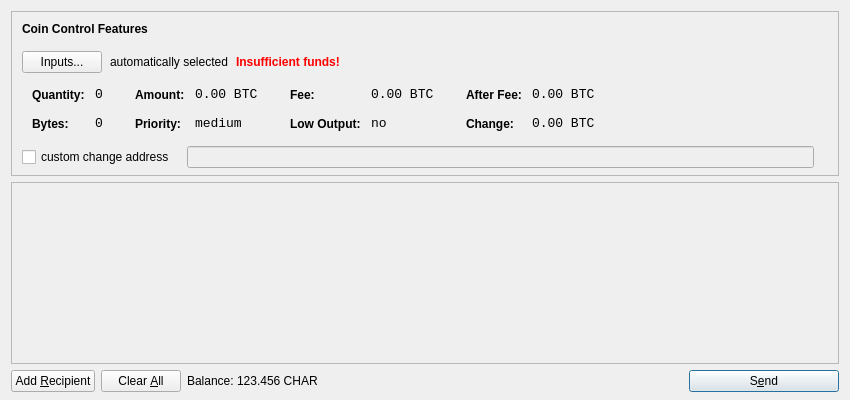
<?xml version="1.0" encoding="UTF-8"?>
<ui version="4.0">
 <class>SendCoinsDialog</class>
 <widget class="QDialog" name="SendCoinsDialog">
  <property name="geometry">
   <rect>
    <x>0</x>
    <y>0</y>
    <width>850</width>
    <height>400</height>
   </rect>
  </property>
  <property name="windowTitle">
   <string>Send Coins</string>
  </property>
  <layout class="QVBoxLayout" name="verticalLayout" stretch="0,1,0">
   <property name="bottomMargin">
    <number>8</number>
   </property>
   <item>
    <widget class="QFrame" name="frameCoinControl">
     <property name="sizePolicy">
      <sizepolicy hsizetype="Expanding" vsizetype="Expanding">
       <horstretch>0</horstretch>
       <verstretch>0</verstretch>
      </sizepolicy>
     </property>
     <property name="maximumSize">
      <size>
       <width>16777215</width>
       <height>16777215</height>
      </size>
     </property>
     <property name="frameShape">
      <enum>QFrame::StyledPanel</enum>
     </property>
     <property name="frameShadow">
      <enum>QFrame::Sunken</enum>
     </property>
     <layout class="QVBoxLayout" name="verticalLayoutCoinControl2">
      <property name="spacing">
       <number>-1</number>
      </property>
      <property name="leftMargin">
       <number>0</number>
      </property>
      <property name="topMargin">
       <number>0</number>
      </property>
      <property name="rightMargin">
       <number>0</number>
      </property>
      <property name="bottomMargin">
       <number>6</number>
      </property>
      <item>
       <layout class="QVBoxLayout" name="verticalLayoutCoinControl" stretch="0,0,0,0,1">
        <property name="spacing">
         <number>0</number>
        </property>
        <property name="leftMargin">
         <number>10</number>
        </property>
        <property name="topMargin">
         <number>10</number>
        </property>
        <item>
         <layout class="QHBoxLayout" name="horizontalLayoutCoinControl1">
          <property name="bottomMargin">
           <number>15</number>
          </property>
          <item>
           <widget class="QLabel" name="labelCoinControlFeatures">
            <property name="sizePolicy">
             <sizepolicy hsizetype="Preferred" vsizetype="Maximum">
              <horstretch>0</horstretch>
              <verstretch>0</verstretch>
             </sizepolicy>
            </property>
            <property name="font">
             <font>
              <weight>75</weight>
              <bold>true</bold>
             </font>
            </property>
            <property name="styleSheet">
             <string notr="true">font-weight:bold;</string>
            </property>
            <property name="text">
             <string>Coin Control Features</string>
            </property>
           </widget>
          </item>
         </layout>
        </item>
        <item>
         <layout class="QHBoxLayout" name="horizontalLayoutCoinControl2" stretch="0,0,0,0">
          <property name="spacing">
           <number>8</number>
          </property>
          <property name="bottomMargin">
           <number>10</number>
          </property>
          <item>
           <widget class="QPushButton" name="pushButtonCoinControl">
            <property name="styleSheet">
             <string notr="true"/>
            </property>
            <property name="text">
             <string>Inputs...</string>
            </property>
           </widget>
          </item>
          <item>
           <widget class="QLabel" name="labelCoinControlAutomaticallySelected">
            <property name="text">
             <string>automatically selected</string>
            </property>
            <property name="margin">
             <number>5</number>
            </property>
           </widget>
          </item>
          <item>
           <widget class="QLabel" name="labelCoinControlInsuffFunds">
            <property name="font">
             <font>
              <weight>75</weight>
              <bold>true</bold>
             </font>
            </property>
            <property name="styleSheet">
             <string notr="true">color:red;font-weight:bold;</string>
            </property>
            <property name="text">
             <string>Insufficient funds!</string>
            </property>
            <property name="margin">
             <number>5</number>
            </property>
           </widget>
          </item>
          <item>
           <spacer name="horizontalSpacerCoinControl">
            <property name="orientation">
             <enum>Qt::Horizontal</enum>
            </property>
            <property name="sizeHint" stdset="0">
             <size>
              <width>40</width>
              <height>1</height>
             </size>
            </property>
           </spacer>
          </item>
         </layout>
        </item>
        <item>
         <widget class="QWidget" name="widgetCoinControl" native="true">
          <property name="sizePolicy">
           <sizepolicy hsizetype="Preferred" vsizetype="Preferred">
            <horstretch>0</horstretch>
            <verstretch>0</verstretch>
           </sizepolicy>
          </property>
          <property name="minimumSize">
           <size>
            <width>0</width>
            <height>0</height>
           </size>
          </property>
          <property name="styleSheet">
           <string notr="true"/>
          </property>
          <layout class="QHBoxLayout" name="horizontalLayoutCoinControl5">
           <property name="margin">
            <number>0</number>
           </property>
           <item>
            <layout class="QHBoxLayout" name="horizontalLayoutCoinControl3" stretch="0,0,0,1">
             <property name="spacing">
              <number>20</number>
             </property>
             <property name="topMargin">
              <number>0</number>
             </property>
             <property name="bottomMargin">
              <number>10</number>
             </property>
             <item>
              <layout class="QFormLayout" name="formLayoutCoinControl1">
               <property name="horizontalSpacing">
                <number>10</number>
               </property>
               <property name="verticalSpacing">
                <number>14</number>
               </property>
               <property name="leftMargin">
                <number>10</number>
               </property>
               <property name="topMargin">
                <number>4</number>
               </property>
               <property name="rightMargin">
                <number>6</number>
               </property>
               <item row="0" column="0">
                <widget class="QLabel" name="labelCoinControlQuantityText">
                 <property name="styleSheet">
                  <string notr="true">font-weight:bold;</string>
                 </property>
                 <property name="text">
                  <string>Quantity:</string>
                 </property>
                 <property name="margin">
                  <number>0</number>
                 </property>
                </widget>
               </item>
               <item row="0" column="1">
                <widget class="QLabel" name="labelCoinControlQuantity">
                 <property name="font">
                  <font>
                   <family>Monospace</family>
                   <pointsize>10</pointsize>
                  </font>
                 </property>
                 <property name="cursor">
                  <cursorShape>IBeamCursor</cursorShape>
                 </property>
                 <property name="contextMenuPolicy">
                  <enum>Qt::ActionsContextMenu</enum>
                 </property>
                 <property name="text">
                  <string notr="true">0</string>
                 </property>
                 <property name="margin">
                  <number>0</number>
                 </property>
                 <property name="textInteractionFlags">
                  <set>Qt::LinksAccessibleByMouse|Qt::TextSelectableByKeyboard|Qt::TextSelectableByMouse</set>
                 </property>
                </widget>
               </item>
               <item row="1" column="0">
                <widget class="QLabel" name="labelCoinControlBytesText">
                 <property name="styleSheet">
                  <string notr="true">font-weight:bold;</string>
                 </property>
                 <property name="text">
                  <string>Bytes:</string>
                 </property>
                </widget>
               </item>
               <item row="1" column="1">
                <widget class="QLabel" name="labelCoinControlBytes">
                 <property name="font">
                  <font>
                   <family>Monospace</family>
                   <pointsize>10</pointsize>
                  </font>
                 </property>
                 <property name="cursor">
                  <cursorShape>IBeamCursor</cursorShape>
                 </property>
                 <property name="contextMenuPolicy">
                  <enum>Qt::ActionsContextMenu</enum>
                 </property>
                 <property name="text">
                  <string notr="true">0</string>
                 </property>
                 <property name="textInteractionFlags">
                  <set>Qt::LinksAccessibleByMouse|Qt::TextSelectableByKeyboard|Qt::TextSelectableByMouse</set>
                 </property>
                </widget>
               </item>
              </layout>
             </item>
             <item>
              <layout class="QFormLayout" name="formLayoutCoinControl2">
               <property name="horizontalSpacing">
                <number>10</number>
               </property>
               <property name="verticalSpacing">
                <number>14</number>
               </property>
               <property name="leftMargin">
                <number>6</number>
               </property>
               <property name="topMargin">
                <number>4</number>
               </property>
               <property name="rightMargin">
                <number>6</number>
               </property>
               <item row="0" column="0">
                <widget class="QLabel" name="labelCoinControlAmountText">
                 <property name="styleSheet">
                  <string notr="true">font-weight:bold;</string>
                 </property>
                 <property name="text">
                  <string>Amount:</string>
                 </property>
                 <property name="margin">
                  <number>0</number>
                 </property>
                </widget>
               </item>
               <item row="0" column="1">
                <widget class="QLabel" name="labelCoinControlAmount">
                 <property name="font">
                  <font>
                   <family>Monospace</family>
                   <pointsize>10</pointsize>
                  </font>
                 </property>
                 <property name="cursor">
                  <cursorShape>IBeamCursor</cursorShape>
                 </property>
                 <property name="contextMenuPolicy">
                  <enum>Qt::ActionsContextMenu</enum>
                 </property>
                 <property name="text">
                  <string notr="true">0.00 BTC</string>
                 </property>
                 <property name="textInteractionFlags">
                  <set>Qt::LinksAccessibleByMouse|Qt::TextSelectableByKeyboard|Qt::TextSelectableByMouse</set>
                 </property>
                </widget>
               </item>
               <item row="1" column="0">
                <widget class="QLabel" name="labelCoinControlPriorityText">
                 <property name="styleSheet">
                  <string notr="true">font-weight:bold;</string>
                 </property>
                 <property name="text">
                  <string>Priority:</string>
                 </property>
                </widget>
               </item>
               <item row="1" column="1">
                <widget class="QLabel" name="labelCoinControlPriority">
                 <property name="font">
                  <font>
                   <family>Monospace</family>
                   <pointsize>10</pointsize>
                  </font>
                 </property>
                 <property name="cursor">
                  <cursorShape>IBeamCursor</cursorShape>
                 </property>
                 <property name="contextMenuPolicy">
                  <enum>Qt::ActionsContextMenu</enum>
                 </property>
                 <property name="text">
                  <string>medium</string>
                 </property>
                 <property name="textInteractionFlags">
                  <set>Qt::LinksAccessibleByMouse|Qt::TextSelectableByKeyboard|Qt::TextSelectableByMouse</set>
                 </property>
                </widget>
               </item>
              </layout>
             </item>
             <item>
              <layout class="QFormLayout" name="formLayoutCoinControl3">
               <property name="horizontalSpacing">
                <number>10</number>
               </property>
               <property name="verticalSpacing">
                <number>14</number>
               </property>
               <property name="leftMargin">
                <number>6</number>
               </property>
               <property name="topMargin">
                <number>4</number>
               </property>
               <property name="rightMargin">
                <number>6</number>
               </property>
               <item row="0" column="0">
                <widget class="QLabel" name="labelCoinControlFeeText">
                 <property name="styleSheet">
                  <string notr="true">font-weight:bold;</string>
                 </property>
                 <property name="text">
                  <string>Fee:</string>
                 </property>
                 <property name="margin">
                  <number>0</number>
                 </property>
                </widget>
               </item>
               <item row="0" column="1">
                <widget class="QLabel" name="labelCoinControlFee">
                 <property name="font">
                  <font>
                   <family>Monospace</family>
                   <pointsize>10</pointsize>
                  </font>
                 </property>
                 <property name="cursor">
                  <cursorShape>IBeamCursor</cursorShape>
                 </property>
                 <property name="contextMenuPolicy">
                  <enum>Qt::ActionsContextMenu</enum>
                 </property>
                 <property name="text">
                  <string notr="true">0.00 BTC</string>
                 </property>
                 <property name="textInteractionFlags">
                  <set>Qt::LinksAccessibleByMouse|Qt::TextSelectableByKeyboard|Qt::TextSelectableByMouse</set>
                 </property>
                </widget>
               </item>
               <item row="1" column="0">
                <widget class="QLabel" name="labelCoinControlLowOutputText">
                 <property name="styleSheet">
                  <string notr="true">font-weight:bold;</string>
                 </property>
                 <property name="text">
                  <string>Low Output:</string>
                 </property>
                </widget>
               </item>
               <item row="1" column="1">
                <widget class="QLabel" name="labelCoinControlLowOutput">
                 <property name="font">
                  <font>
                   <family>Monospace</family>
                   <pointsize>10</pointsize>
                  </font>
                 </property>
                 <property name="cursor">
                  <cursorShape>IBeamCursor</cursorShape>
                 </property>
                 <property name="contextMenuPolicy">
                  <enum>Qt::ActionsContextMenu</enum>
                 </property>
                 <property name="text">
                  <string>no</string>
                 </property>
                 <property name="textInteractionFlags">
                  <set>Qt::LinksAccessibleByMouse|Qt::TextSelectableByKeyboard|Qt::TextSelectableByMouse</set>
                 </property>
                </widget>
               </item>
              </layout>
             </item>
             <item>
              <layout class="QFormLayout" name="formLayoutCoinControl4">
               <property name="horizontalSpacing">
                <number>10</number>
               </property>
               <property name="verticalSpacing">
                <number>14</number>
               </property>
               <property name="leftMargin">
                <number>6</number>
               </property>
               <property name="topMargin">
                <number>4</number>
               </property>
               <property name="rightMargin">
                <number>6</number>
               </property>
               <item row="0" column="0">
                <widget class="QLabel" name="labelCoinControlAfterFeeText">
                 <property name="styleSheet">
                  <string notr="true">font-weight:bold;</string>
                 </property>
                 <property name="text">
                  <string>After Fee:</string>
                 </property>
                 <property name="margin">
                  <number>0</number>
                 </property>
                </widget>
               </item>
               <item row="0" column="1">
                <widget class="QLabel" name="labelCoinControlAfterFee">
                 <property name="font">
                  <font>
                   <family>Monospace</family>
                   <pointsize>10</pointsize>
                  </font>
                 </property>
                 <property name="cursor">
                  <cursorShape>IBeamCursor</cursorShape>
                 </property>
                 <property name="contextMenuPolicy">
                  <enum>Qt::ActionsContextMenu</enum>
                 </property>
                 <property name="text">
                  <string notr="true">0.00 BTC</string>
                 </property>
                 <property name="textInteractionFlags">
                  <set>Qt::LinksAccessibleByMouse|Qt::TextSelectableByKeyboard|Qt::TextSelectableByMouse</set>
                 </property>
                </widget>
               </item>
               <item row="1" column="0">
                <widget class="QLabel" name="labelCoinControlChangeText">
                 <property name="styleSheet">
                  <string notr="true">font-weight:bold;</string>
                 </property>
                 <property name="text">
                  <string>Change:</string>
                 </property>
                </widget>
               </item>
               <item row="1" column="1">
                <widget class="QLabel" name="labelCoinControlChange">
                 <property name="font">
                  <font>
                   <family>Monospace</family>
                   <pointsize>10</pointsize>
                  </font>
                 </property>
                 <property name="cursor">
                  <cursorShape>IBeamCursor</cursorShape>
                 </property>
                 <property name="contextMenuPolicy">
                  <enum>Qt::ActionsContextMenu</enum>
                 </property>
                 <property name="text">
                  <string notr="true">0.00 BTC</string>
                 </property>
                 <property name="textInteractionFlags">
                  <set>Qt::LinksAccessibleByMouse|Qt::TextSelectableByKeyboard|Qt::TextSelectableByMouse</set>
                 </property>
                </widget>
               </item>
              </layout>
             </item>
            </layout>
           </item>
          </layout>
         </widget>
        </item>
        <item>
         <layout class="QHBoxLayout" name="horizontalLayoutCoinControl4" stretch="0,0,0">
          <property name="spacing">
           <number>12</number>
          </property>
          <property name="sizeConstraint">
           <enum>QLayout::SetDefaultConstraint</enum>
          </property>
          <property name="topMargin">
           <number>5</number>
          </property>
          <property name="rightMargin">
           <number>5</number>
          </property>
          <item>
           <widget class="QCheckBox" name="checkBoxCoinControlChange">
            <property name="text">
             <string>custom change address</string>
            </property>
           </widget>
          </item>
          <item>
           <widget class="QLineEdit" name="lineEditCoinControlChange">
            <property name="enabled">
             <bool>false</bool>
            </property>
            <property name="sizePolicy">
             <sizepolicy hsizetype="Expanding" vsizetype="Fixed">
              <horstretch>0</horstretch>
              <verstretch>0</verstretch>
             </sizepolicy>
            </property>
           </widget>
          </item>
          <item>
           <widget class="QLabel" name="labelCoinControlChangeLabel">
            <property name="sizePolicy">
             <sizepolicy hsizetype="Preferred" vsizetype="Expanding">
              <horstretch>0</horstretch>
              <verstretch>0</verstretch>
             </sizepolicy>
            </property>
            <property name="minimumSize">
             <size>
              <width>0</width>
              <height>0</height>
             </size>
            </property>
            <property name="text">
             <string/>
            </property>
            <property name="margin">
             <number>3</number>
            </property>
           </widget>
          </item>
         </layout>
        </item>
        <item>
         <spacer name="verticalSpacerCoinControl">
          <property name="orientation">
           <enum>Qt::Vertical</enum>
          </property>
          <property name="sizeHint" stdset="0">
           <size>
            <width>800</width>
            <height>1</height>
           </size>
          </property>
         </spacer>
        </item>
       </layout>
      </item>
     </layout>
    </widget>
   </item>
   <item>
    <widget class="QScrollArea" name="scrollArea">
     <property name="widgetResizable">
      <bool>true</bool>
     </property>
     <widget class="QWidget" name="scrollAreaWidgetContents">
      <property name="geometry">
       <rect>
        <x>0</x>
        <y>0</y>
        <width>830</width>
        <height>165</height>
       </rect>
      </property>
      <layout class="QVBoxLayout" name="verticalLayout_2">
       <property name="margin">
        <number>0</number>
       </property>
       <item>
        <layout class="QVBoxLayout" name="entries">
         <property name="spacing">
          <number>6</number>
         </property>
        </layout>
       </item>
       <item>
        <spacer name="verticalSpacer">
         <property name="orientation">
          <enum>Qt::Vertical</enum>
         </property>
         <property name="sizeHint" stdset="0">
          <size>
           <width>20</width>
           <height>40</height>
          </size>
         </property>
        </spacer>
       </item>
      </layout>
     </widget>
    </widget>
   </item>
   <item>
    <layout class="QHBoxLayout" name="horizontalLayout">
     <item>
      <widget class="QPushButton" name="addButton">
       <property name="toolTip">
        <string>Send to multiple recipients at once</string>
       </property>
       <property name="text">
        <string>Add &amp;Recipient</string>
       </property>
       <property name="icon">
        <iconset resource="../bitcoin.qrc">
         <normaloff>:/icons/add</normaloff>:/icons/add</iconset>
       </property>
       <property name="autoDefault">
        <bool>false</bool>
       </property>
      </widget>
     </item>
     <item>
      <widget class="QPushButton" name="clearButton">
       <property name="sizePolicy">
        <sizepolicy hsizetype="Minimum" vsizetype="Fixed">
         <horstretch>0</horstretch>
         <verstretch>0</verstretch>
        </sizepolicy>
       </property>
       <property name="toolTip">
        <string>Remove all transaction fields</string>
       </property>
       <property name="text">
        <string>Clear &amp;All</string>
       </property>
       <property name="icon">
        <iconset resource="../bitcoin.qrc">
         <normaloff>:/icons/remove</normaloff>:/icons/remove</iconset>
       </property>
       <property name="autoRepeatDelay">
        <number>300</number>
       </property>
       <property name="autoDefault">
        <bool>false</bool>
       </property>
      </widget>
     </item>
     <item>
      <layout class="QHBoxLayout" name="horizontalLayout_2">
       <property name="spacing">
        <number>3</number>
       </property>
       <item>
        <widget class="QLabel" name="label">
         <property name="text">
          <string>Balance:</string>
         </property>
        </widget>
       </item>
       <item>
        <widget class="QLabel" name="labelBalance">
         <property name="cursor">
          <cursorShape>IBeamCursor</cursorShape>
         </property>
         <property name="text">
          <string>123.456 CHAR</string>
         </property>
         <property name="textInteractionFlags">
          <set>Qt::LinksAccessibleByMouse|Qt::TextSelectableByKeyboard|Qt::TextSelectableByMouse</set>
         </property>
        </widget>
       </item>
      </layout>
     </item>
     <item>
      <spacer name="horizontalSpacer">
       <property name="orientation">
        <enum>Qt::Horizontal</enum>
       </property>
       <property name="sizeHint" stdset="0">
        <size>
         <width>40</width>
         <height>20</height>
        </size>
       </property>
      </spacer>
     </item>
     <item>
      <widget class="QPushButton" name="sendButton">
       <property name="minimumSize">
        <size>
         <width>150</width>
         <height>0</height>
        </size>
       </property>
       <property name="toolTip">
        <string>Confirm the send action</string>
       </property>
       <property name="text">
        <string>S&amp;end</string>
       </property>
       <property name="icon">
        <iconset resource="../bitcoin.qrc">
         <normaloff>:/icons/send</normaloff>:/icons/send</iconset>
       </property>
       <property name="default">
        <bool>true</bool>
       </property>
      </widget>
     </item>
    </layout>
   </item>
  </layout>
 </widget>
 <resources>
  <include location="../bitcoin.qrc"/>
 </resources>
 <connections/>
</ui>
